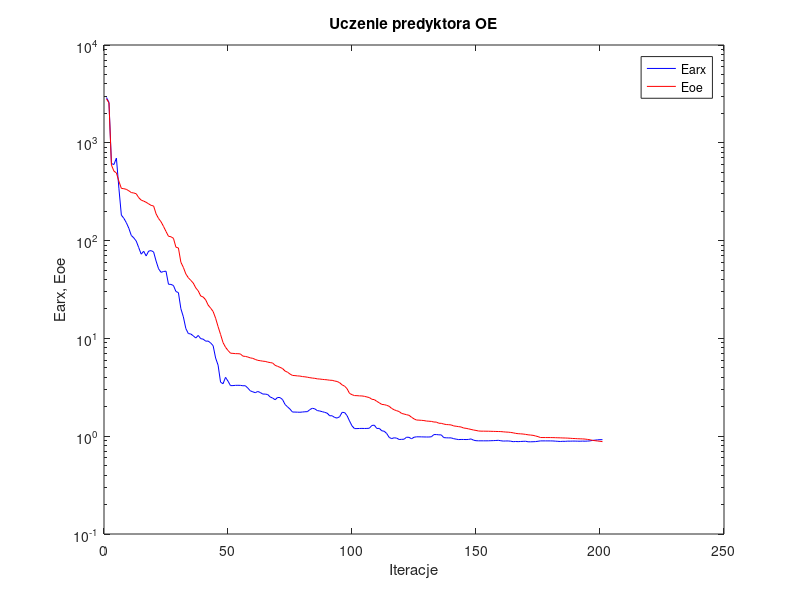
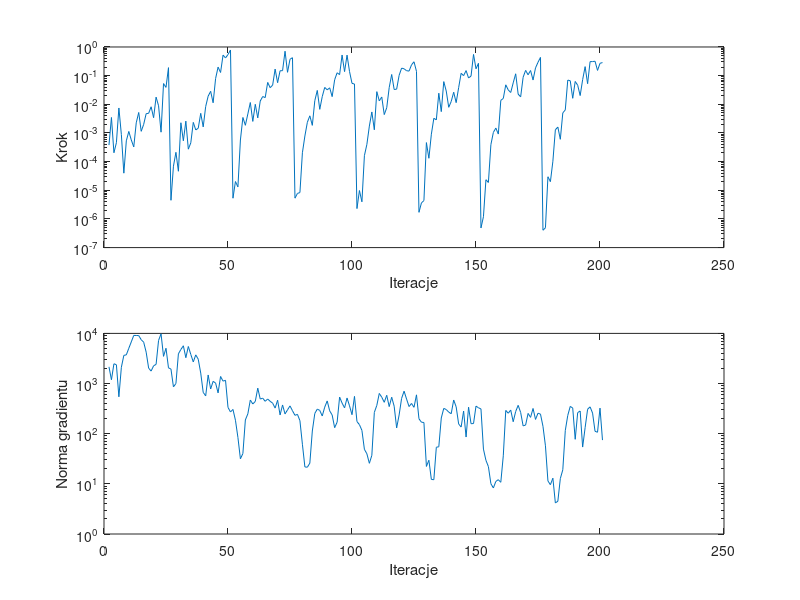

The MATLAB script that drew these images, in order:
%uczenie predyktora oe
clear all;
n=0; farx(n+1)=2.904819e+003; foe(n+1)=2.818201e+003; wspucz(n+1)=0.000000e+000; ng(n+1)=0.000000e+000;
%odnowa zmiennej metryki
n=1; farx(n+1)=2.591493e+003; foe(n+1)=2.555255e+003; krok(n+1)=3.771986e-004; ng(n+1)=2.154342e+003;
n=2; farx(n+1)=6.133141e+002; foe(n+1)=5.925947e+002; krok(n+1)=3.473809e-003; ng(n+1)=1.191183e+003;
n=3; farx(n+1)=5.993921e+002; foe(n+1)=5.135086e+002; krok(n+1)=2.039081e-004; ng(n+1)=2.481167e+003;
n=4; farx(n+1)=6.979276e+002; foe(n+1)=4.918245e+002; krok(n+1)=4.576195e-004; ng(n+1)=2.367465e+003;
n=5; farx(n+1)=3.436137e+002; foe(n+1)=4.045137e+002; krok(n+1)=7.444102e-003; ng(n+1)=5.444459e+002;
n=6; farx(n+1)=1.822032e+002; foe(n+1)=3.420906e+002; krok(n+1)=8.786586e-004; ng(n+1)=2.110076e+003;
n=7; farx(n+1)=1.690459e+002; foe(n+1)=3.393746e+002; krok(n+1)=3.953838e-005; ng(n+1)=3.647633e+003;
n=8; farx(n+1)=1.525992e+002; foe(n+1)=3.342793e+002; krok(n+1)=5.322828e-004; ng(n+1)=3.733562e+003;
n=9; farx(n+1)=1.338954e+002; foe(n+1)=3.231257e+002; krok(n+1)=1.128776e-003; ng(n+1)=5.050824e+003;
n=10; farx(n+1)=1.129211e+002; foe(n+1)=3.099167e+002; krok(n+1)=5.716520e-004; ng(n+1)=6.767710e+003;
n=11; farx(n+1)=1.067383e+002; foe(n+1)=3.069503e+002; krok(n+1)=3.259007e-004; ng(n+1)=9.118259e+003;
n=12; farx(n+1)=9.887206e+001; foe(n+1)=3.011030e+002; krok(n+1)=2.261309e-003; ng(n+1)=9.080565e+003;
n=13; farx(n+1)=8.479759e+001; foe(n+1)=2.747946e+002; krok(n+1)=5.186798e-003; ng(n+1)=9.041660e+003;
n=14; farx(n+1)=7.264385e+001; foe(n+1)=2.594001e+002; krok(n+1)=1.140915e-003; ng(n+1)=7.484090e+003;
n=15; farx(n+1)=7.781520e+001; foe(n+1)=2.533632e+002; krok(n+1)=1.997747e-003; ng(n+1)=6.672656e+003;
n=16; farx(n+1)=6.967858e+001; foe(n+1)=2.464139e+002; krok(n+1)=4.718270e-003; ng(n+1)=4.223836e+003;
n=17; farx(n+1)=7.813690e+001; foe(n+1)=2.375467e+002; krok(n+1)=4.845858e-003; ng(n+1)=2.027149e+003;
n=18; farx(n+1)=7.898271e+001; foe(n+1)=2.291943e+002; krok(n+1)=8.202462e-003; ng(n+1)=1.773106e+003;
n=19; farx(n+1)=7.657233e+001; foe(n+1)=2.259817e+002; krok(n+1)=3.409550e-003; ng(n+1)=2.260242e+003;
n=20; farx(n+1)=6.178056e+001; foe(n+1)=1.877647e+002; krok(n+1)=1.778972e-002; ng(n+1)=2.408471e+003;
n=21; farx(n+1)=5.155253e+001; foe(n+1)=1.682169e+002; krok(n+1)=8.899418e-003; ng(n+1)=7.237962e+003;
n=22; farx(n+1)=4.735791e+001; foe(n+1)=1.558569e+002; krok(n+1)=1.065226e-003; ng(n+1)=9.809624e+003;
n=23; farx(n+1)=4.832273e+001; foe(n+1)=1.396008e+002; krok(n+1)=5.286105e-002; ng(n+1)=3.484601e+003;
n=24; farx(n+1)=4.868705e+001; foe(n+1)=1.240757e+002; krok(n+1)=3.893014e-002; ng(n+1)=5.055235e+003;
n=25; farx(n+1)=3.577667e+001; foe(n+1)=1.107117e+002; krok(n+1)=1.902702e-001; ng(n+1)=2.055636e+003;
%odnowa zmiennej metryki
n=26; farx(n+1)=3.565582e+001; foe(n+1)=1.094977e+002; krok(n+1)=4.479143e-006; ng(n+1)=1.943735e+003;
n=27; farx(n+1)=3.475431e+001; foe(n+1)=1.055803e+002; krok(n+1)=6.937565e-005; ng(n+1)=8.592347e+002;
n=28; farx(n+1)=3.015622e+001; foe(n+1)=8.566954e+001; krok(n+1)=2.111695e-004; ng(n+1)=1.000609e+003;
n=29; farx(n+1)=2.940745e+001; foe(n+1)=8.411899e+001; krok(n+1)=4.614756e-005; ng(n+1)=3.915542e+003;
n=30; farx(n+1)=2.011307e+001; foe(n+1)=6.004486e+001; krok(n+1)=2.269758e-003; ng(n+1)=4.776701e+003;
n=31; farx(n+1)=1.660797e+001; foe(n+1)=5.323521e+001; krok(n+1)=5.333277e-004; ng(n+1)=5.662035e+003;
n=32; farx(n+1)=1.261000e+001; foe(n+1)=4.562031e+001; krok(n+1)=2.586841e-003; ng(n+1)=3.274675e+003;
n=33; farx(n+1)=1.121148e+001; foe(n+1)=4.173395e+001; krok(n+1)=2.720383e-004; ng(n+1)=5.480830e+003;
n=34; farx(n+1)=1.109504e+001; foe(n+1)=3.918929e+001; krok(n+1)=4.532388e-004; ng(n+1)=3.802915e+003;
n=35; farx(n+1)=1.062182e+001; foe(n+1)=3.678351e+001; krok(n+1)=2.339183e-003; ng(n+1)=2.697546e+003;
n=36; farx(n+1)=1.009505e+001; foe(n+1)=3.286201e+001; krok(n+1)=1.273916e-003; ng(n+1)=3.730699e+003;
n=37; farx(n+1)=1.072657e+001; foe(n+1)=3.060637e+001; krok(n+1)=1.464637e-003; ng(n+1)=3.054992e+003;
n=38; farx(n+1)=9.937806e+000; foe(n+1)=2.712061e+001; krok(n+1)=4.845858e-003; ng(n+1)=1.617470e+003;
n=39; farx(n+1)=9.827176e+000; foe(n+1)=2.650210e+001; krok(n+1)=1.629095e-003; ng(n+1)=6.674519e+002;
n=40; farx(n+1)=9.371242e+000; foe(n+1)=2.478289e+001; krok(n+1)=8.378898e-003; ng(n+1)=5.681899e+002;
n=41; farx(n+1)=9.393245e+000; foe(n+1)=2.189616e+001; krok(n+1)=1.927372e-002; ng(n+1)=1.481969e+003;
n=42; farx(n+1)=8.985409e+000; foe(n+1)=2.039268e+001; krok(n+1)=2.839954e-002; ng(n+1)=7.786853e+002;
n=43; farx(n+1)=8.429272e+000; foe(n+1)=1.884121e+001; krok(n+1)=1.131000e-002; ng(n+1)=1.106538e+003;
n=44; farx(n+1)=6.307227e+000; foe(n+1)=1.608797e+001; krok(n+1)=7.964480e-002; ng(n+1)=1.021182e+003;
n=45; farx(n+1)=5.326914e+000; foe(n+1)=1.320282e+001; krok(n+1)=1.981558e-001; ng(n+1)=6.508317e+002;
n=46; farx(n+1)=3.567848e+000; foe(n+1)=1.097598e+001; krok(n+1)=1.288588e-001; ng(n+1)=1.383278e+003;
n=47; farx(n+1)=3.438625e+000; foe(n+1)=9.065263e+000; krok(n+1)=5.189311e-001; ng(n+1)=1.117292e+003;
n=48; farx(n+1)=3.998848e+000; foe(n+1)=8.120160e+000; krok(n+1)=4.144507e-001; ng(n+1)=1.160755e+003;
n=49; farx(n+1)=3.654299e+000; foe(n+1)=7.530240e+000; krok(n+1)=5.450576e-001; ng(n+1)=3.341821e+002;
n=50; farx(n+1)=3.289660e+000; foe(n+1)=7.061876e+000; krok(n+1)=7.847380e-001; ng(n+1)=2.711824e+002;
%odnowa zmiennej metryki
n=51; farx(n+1)=3.291561e+000; foe(n+1)=7.029123e+000; krok(n+1)=5.290441e-006; ng(n+1)=3.046521e+002;
n=52; farx(n+1)=3.311322e+000; foe(n+1)=6.985535e+000; krok(n+1)=2.020969e-005; ng(n+1)=1.855275e+002;
n=53; farx(n+1)=3.315069e+000; foe(n+1)=6.979698e+000; krok(n+1)=1.314101e-005; ng(n+1)=8.402773e+001;
n=54; farx(n+1)=3.310253e+000; foe(n+1)=6.935940e+000; krok(n+1)=5.676782e-004; ng(n+1)=3.159841e+001;
n=55; farx(n+1)=3.279262e+000; foe(n+1)=6.590117e+000; krok(n+1)=3.473809e-003; ng(n+1)=4.018198e+001;
n=56; farx(n+1)=3.282100e+000; foe(n+1)=6.543830e+000; krok(n+1)=1.849821e-003; ng(n+1)=1.881061e+002;
n=57; farx(n+1)=3.102605e+000; foe(n+1)=6.452746e+000; krok(n+1)=4.608763e-003; ng(n+1)=2.489100e+002;
n=58; farx(n+1)=2.910138e+000; foe(n+1)=6.320380e+000; krok(n+1)=1.153579e-002; ng(n+1)=4.682877e+002;
n=59; farx(n+1)=2.842599e+000; foe(n+1)=6.252270e+000; krok(n+1)=2.531421e-003; ng(n+1)=3.912630e+002;
n=60; farx(n+1)=2.786226e+000; foe(n+1)=6.094269e+000; krok(n+1)=1.000091e-002; ng(n+1)=4.396135e+002;
n=61; farx(n+1)=2.866084e+000; foe(n+1)=5.965836e+000; krok(n+1)=3.350038e-003; ng(n+1)=8.097268e+002;
n=62; farx(n+1)=2.799278e+000; foe(n+1)=5.915611e+000; krok(n+1)=1.302239e-002; ng(n+1)=4.908201e+002;
n=63; farx(n+1)=2.697975e+000; foe(n+1)=5.851295e+000; krok(n+1)=1.868912e-002; ng(n+1)=5.105114e+002;
n=64; farx(n+1)=2.695595e+000; foe(n+1)=5.818844e+000; krok(n+1)=1.712902e-002; ng(n+1)=4.426676e+002;
n=65; farx(n+1)=2.668505e+000; foe(n+1)=5.723837e+000; krok(n+1)=5.801457e-002; ng(n+1)=4.915802e+002;
n=66; farx(n+1)=2.520177e+000; foe(n+1)=5.660115e+000; krok(n+1)=3.800897e-002; ng(n+1)=4.424032e+002;
n=67; farx(n+1)=2.454119e+000; foe(n+1)=5.603060e+000; krok(n+1)=4.674985e-002; ng(n+1)=4.062084e+002;
n=68; farx(n+1)=2.360873e+000; foe(n+1)=5.303156e+000; krok(n+1)=1.694093e-001; ng(n+1)=3.241816e+002;
n=69; farx(n+1)=2.491010e+000; foe(n+1)=5.179977e+000; krok(n+1)=5.671128e-002; ng(n+1)=4.651651e+002;
n=70; farx(n+1)=2.481100e+000; foe(n+1)=5.057431e+000; krok(n+1)=1.479948e-001; ng(n+1)=2.365583e+002;
n=71; farx(n+1)=2.368201e+000; foe(n+1)=4.916488e+000; krok(n+1)=1.490721e-001; ng(n+1)=3.740719e+002;
n=72; farx(n+1)=2.111881e+000; foe(n+1)=4.638716e+000; krok(n+1)=7.113726e-001; ng(n+1)=2.478164e+002;
n=73; farx(n+1)=1.996640e+000; foe(n+1)=4.514262e+000; krok(n+1)=1.307960e-001; ng(n+1)=2.988887e+002;
n=74; farx(n+1)=1.891058e+000; foe(n+1)=4.321438e+000; krok(n+1)=3.730916e-001; ng(n+1)=3.580376e+002;
n=75; farx(n+1)=1.766882e+000; foe(n+1)=4.182750e+000; krok(n+1)=4.228235e-001; ng(n+1)=2.870632e+002;
%odnowa zmiennej metryki
n=76; farx(n+1)=1.765232e+000; foe(n+1)=4.164062e+000; krok(n+1)=5.298884e-006; ng(n+1)=2.323727e+002;
n=77; farx(n+1)=1.761045e+000; foe(n+1)=4.135427e+000; krok(n+1)=7.760930e-006; ng(n+1)=2.431319e+002;
n=78; farx(n+1)=1.757214e+000; foe(n+1)=4.120318e+000; krok(n+1)=8.329312e-006; ng(n+1)=1.818569e+002;
n=79; farx(n+1)=1.767472e+000; foe(n+1)=4.072468e+000; krok(n+1)=2.040240e-004; ng(n+1)=6.158916e+001;
n=80; farx(n+1)=1.777787e+000; foe(n+1)=4.048018e+000; krok(n+1)=7.819157e-004; ng(n+1)=2.174284e+001;
n=81; farx(n+1)=1.782091e+000; foe(n+1)=4.011533e+000; krok(n+1)=2.361852e-003; ng(n+1)=2.146415e+001;
n=82; farx(n+1)=1.869745e+000; foe(n+1)=3.966081e+000; krok(n+1)=3.965892e-003; ng(n+1)=2.587748e+001;
n=83; farx(n+1)=1.931323e+000; foe(n+1)=3.931363e+000; krok(n+1)=1.841613e-003; ng(n+1)=1.132024e+002;
n=84; farx(n+1)=1.904274e+000; foe(n+1)=3.906304e+000; krok(n+1)=1.340015e-002; ng(n+1)=2.535694e+002;
n=85; farx(n+1)=1.828408e+000; foe(n+1)=3.858284e+000; krok(n+1)=3.050997e-002; ng(n+1)=3.094793e+002;
n=86; farx(n+1)=1.809747e+000; foe(n+1)=3.841494e+000; krok(n+1)=6.669234e-003; ng(n+1)=2.912922e+002;
n=87; farx(n+1)=1.780998e+000; foe(n+1)=3.813040e+000; krok(n+1)=1.854407e-002; ng(n+1)=2.256684e+002;
n=88; farx(n+1)=1.753281e+000; foe(n+1)=3.790073e+000; krok(n+1)=3.876686e-002; ng(n+1)=3.383630e+002;
n=89; farx(n+1)=1.719925e+000; foe(n+1)=3.771350e+000; krok(n+1)=3.192003e-002; ng(n+1)=4.504693e+002;
n=90; farx(n+1)=1.618111e+000; foe(n+1)=3.737057e+000; krok(n+1)=3.762076e-002; ng(n+1)=2.857508e+002;
n=91; farx(n+1)=1.618123e+000; foe(n+1)=3.726569e+000; krok(n+1)=1.853270e-002; ng(n+1)=2.358083e+002;
n=92; farx(n+1)=1.554046e+000; foe(n+1)=3.667244e+000; krok(n+1)=7.198008e-002; ng(n+1)=1.319293e+002;
n=93; farx(n+1)=1.533191e+000; foe(n+1)=3.626751e+000; krok(n+1)=1.259999e-001; ng(n+1)=1.696399e+002;
n=94; farx(n+1)=1.580750e+000; foe(n+1)=3.526754e+000; krok(n+1)=1.088038e-001; ng(n+1)=5.376735e+002;
n=95; farx(n+1)=1.752942e+000; foe(n+1)=3.350970e+000; krok(n+1)=5.243733e-001; ng(n+1)=4.076825e+002;
n=96; farx(n+1)=1.746977e+000; foe(n+1)=3.251807e+000; krok(n+1)=1.380129e-001; ng(n+1)=3.274033e+002;
n=97; farx(n+1)=1.624488e+000; foe(n+1)=3.061169e+000; krok(n+1)=5.203615e-001; ng(n+1)=5.148676e+002;
n=98; farx(n+1)=1.431389e+000; foe(n+1)=2.739551e+000; krok(n+1)=1.392689e-001; ng(n+1)=3.589570e+002;
n=99; farx(n+1)=1.275978e+000; foe(n+1)=2.658867e+000; krok(n+1)=5.382558e-002; ng(n+1)=2.393233e+002;
n=100; farx(n+1)=1.196047e+000; foe(n+1)=2.602135e+000; krok(n+1)=5.099752e-002; ng(n+1)=5.548092e+002;
%odnowa zmiennej metryki
n=101; farx(n+1)=1.196550e+000; foe(n+1)=2.597990e+000; krok(n+1)=2.296189e-006; ng(n+1)=1.745935e+002;
n=102; farx(n+1)=1.199681e+000; foe(n+1)=2.584860e+000; krok(n+1)=9.808732e-006; ng(n+1)=1.513395e+002;
n=103; farx(n+1)=1.201635e+000; foe(n+1)=2.579886e+000; krok(n+1)=3.959129e-006; ng(n+1)=1.162665e+002;
n=104; farx(n+1)=1.199698e+000; foe(n+1)=2.557233e+000; krok(n+1)=1.614953e-004; ng(n+1)=4.880943e+001;
n=105; farx(n+1)=1.201121e+000; foe(n+1)=2.518125e+000; krok(n+1)=4.005919e-004; ng(n+1)=3.974109e+001;
n=106; farx(n+1)=1.206677e+000; foe(n+1)=2.483827e+000; krok(n+1)=1.742611e-003; ng(n+1)=2.567904e+001;
n=107; farx(n+1)=1.287500e+000; foe(n+1)=2.385840e+000; krok(n+1)=5.414124e-003; ng(n+1)=3.705048e+001;
n=108; farx(n+1)=1.296600e+000; foe(n+1)=2.366271e+000; krok(n+1)=1.291963e-003; ng(n+1)=2.656143e+002;
n=109; farx(n+1)=1.200121e+000; foe(n+1)=2.272321e+000; krok(n+1)=2.764852e-002; ng(n+1)=3.665107e+002;
n=110; farx(n+1)=1.202088e+000; foe(n+1)=2.194920e+000; krok(n+1)=1.321526e-002; ng(n+1)=6.353722e+002;
n=111; farx(n+1)=1.136930e+000; foe(n+1)=2.114218e+000; krok(n+1)=1.797739e-002; ng(n+1)=5.339711e+002;
n=112; farx(n+1)=1.123176e+000; foe(n+1)=2.102036e+000; krok(n+1)=4.375565e-003; ng(n+1)=4.227466e+002;
n=113; farx(n+1)=1.065113e+000; foe(n+1)=2.069245e+000; krok(n+1)=7.566741e-003; ng(n+1)=5.834226e+002;
n=114; farx(n+1)=9.712223e-001; foe(n+1)=2.021511e+000; krok(n+1)=3.836134e-002; ng(n+1)=3.470367e+002;
n=115; farx(n+1)=9.454280e-001; foe(n+1)=1.922491e+000; krok(n+1)=1.096649e-001; ng(n+1)=5.340161e+002;
n=116; farx(n+1)=9.635055e-001; foe(n+1)=1.863027e+000; krok(n+1)=3.281725e-002; ng(n+1)=3.533006e+002;
n=117; farx(n+1)=9.557785e-001; foe(n+1)=1.822662e+000; krok(n+1)=3.377159e-002; ng(n+1)=1.303154e+002;
n=118; farx(n+1)=9.262071e-001; foe(n+1)=1.787019e+000; krok(n+1)=1.024273e-001; ng(n+1)=2.367164e+002;
n=119; farx(n+1)=9.285050e-001; foe(n+1)=1.709501e+000; krok(n+1)=1.827549e-001; ng(n+1)=5.058972e+002;
n=120; farx(n+1)=9.320269e-001; foe(n+1)=1.685417e+000; krok(n+1)=1.732520e-001; ng(n+1)=7.041902e+002;
n=121; farx(n+1)=9.765530e-001; foe(n+1)=1.658619e+000; krok(n+1)=1.487967e-001; ng(n+1)=4.908561e+002;
n=122; farx(n+1)=9.735225e-001; foe(n+1)=1.635879e+000; krok(n+1)=1.441658e-001; ng(n+1)=3.479395e+002;
n=123; farx(n+1)=9.411190e-001; foe(n+1)=1.562673e+000; krok(n+1)=2.378132e-001; ng(n+1)=4.004966e+002;
n=124; farx(n+1)=9.756016e-001; foe(n+1)=1.503985e+000; krok(n+1)=3.050693e-001; ng(n+1)=3.359011e+002;
n=125; farx(n+1)=9.858109e-001; foe(n+1)=1.463922e+000; krok(n+1)=1.409038e-001; ng(n+1)=5.954350e+002;
%odnowa zmiennej metryki
n=126; farx(n+1)=9.855715e-001; foe(n+1)=1.459436e+000; krok(n+1)=1.700350e-006; ng(n+1)=1.981767e+002;
n=127; farx(n+1)=9.844392e-001; foe(n+1)=1.453486e+000; krok(n+1)=3.632716e-006; ng(n+1)=1.693921e+002;
n=128; farx(n+1)=9.826451e-001; foe(n+1)=1.445420e+000; krok(n+1)=4.373484e-006; ng(n+1)=1.672456e+002;
n=129; farx(n+1)=9.816191e-001; foe(n+1)=1.429110e+000; krok(n+1)=4.616173e-004; ng(n+1)=2.222709e+001;
n=130; farx(n+1)=9.813997e-001; foe(n+1)=1.422695e+000; krok(n+1)=1.309203e-004; ng(n+1)=2.957560e+001;
n=131; farx(n+1)=9.865337e-001; foe(n+1)=1.416792e+000; krok(n+1)=9.064776e-004; ng(n+1)=1.224803e+001;
n=132; farx(n+1)=1.038285e+000; foe(n+1)=1.396529e+000; krok(n+1)=3.255599e-003; ng(n+1)=1.208973e+001;
n=133; farx(n+1)=1.039545e+000; foe(n+1)=1.394285e+000; krok(n+1)=2.855545e-003; ng(n+1)=5.371845e+001;
n=134; farx(n+1)=1.033079e+000; foe(n+1)=1.357184e+000; krok(n+1)=2.439969e-002; ng(n+1)=5.487176e+001;
n=135; farx(n+1)=1.031141e+000; foe(n+1)=1.353855e+000; krok(n+1)=5.557598e-003; ng(n+1)=2.058662e+002;
n=136; farx(n+1)=9.673760e-001; foe(n+1)=1.331491e+000; krok(n+1)=6.191270e-002; ng(n+1)=3.195359e+002;
n=137; farx(n+1)=9.629171e-001; foe(n+1)=1.316065e+000; krok(n+1)=2.900728e-002; ng(n+1)=3.032238e+002;
n=138; farx(n+1)=9.613784e-001; foe(n+1)=1.311476e+000; krok(n+1)=7.860345e-003; ng(n+1)=2.695859e+002;
n=139; farx(n+1)=9.612590e-001; foe(n+1)=1.303686e+000; krok(n+1)=1.254988e-002; ng(n+1)=2.499598e+002;
n=140; farx(n+1)=9.433952e-001; foe(n+1)=1.274169e+000; krok(n+1)=2.642647e-002; ng(n+1)=4.700924e+002;
n=141; farx(n+1)=9.328891e-001; foe(n+1)=1.264172e+000; krok(n+1)=1.142218e-002; ng(n+1)=3.436014e+002;
n=142; farx(n+1)=9.236790e-001; foe(n+1)=1.252188e+000; krok(n+1)=3.809820e-002; ng(n+1)=1.564915e+002;
n=143; farx(n+1)=9.263136e-001; foe(n+1)=1.242316e+000; krok(n+1)=1.204927e-001; ng(n+1)=1.357806e+002;
n=144; farx(n+1)=9.257253e-001; foe(n+1)=1.212906e+000; krok(n+1)=1.000852e-001; ng(n+1)=2.832762e+002;
n=145; farx(n+1)=9.244135e-001; foe(n+1)=1.203640e+000; krok(n+1)=1.500565e-001; ng(n+1)=8.580413e+001;
n=146; farx(n+1)=9.270954e-001; foe(n+1)=1.188617e+000; krok(n+1)=8.268560e-002; ng(n+1)=3.376710e+002;
n=147; farx(n+1)=9.380907e-001; foe(n+1)=1.172817e+000; krok(n+1)=9.704432e-002; ng(n+1)=1.581249e+002;
n=148; farx(n+1)=9.111310e-001; foe(n+1)=1.156737e+000; krok(n+1)=5.491644e-001; ng(n+1)=1.595002e+002;
n=149; farx(n+1)=8.996625e-001; foe(n+1)=1.145559e+000; krok(n+1)=1.738735e-001; ng(n+1)=3.547660e+002;
n=150; farx(n+1)=8.971022e-001; foe(n+1)=1.130656e+000; krok(n+1)=2.696528e-001; ng(n+1)=3.284782e+002;
%odnowa zmiennej metryki
n=151; farx(n+1)=8.971046e-001; foe(n+1)=1.126416e+000; krok(n+1)=4.841435e-007; ng(n+1)=3.116927e+002;
n=152; farx(n+1)=8.970644e-001; foe(n+1)=1.126177e+000; krok(n+1)=1.193633e-006; ng(n+1)=4.930041e+001;
n=153; farx(n+1)=8.969005e-001; foe(n+1)=1.125053e+000; krok(n+1)=2.336289e-005; ng(n+1)=2.951920e+001;
n=154; farx(n+1)=8.972988e-001; foe(n+1)=1.124507e+000; krok(n+1)=1.873112e-005; ng(n+1)=2.204950e+001;
n=155; farx(n+1)=8.992498e-001; foe(n+1)=1.122351e+000; krok(n+1)=3.902677e-004; ng(n+1)=1.007156e+001;
n=156; farx(n+1)=9.012078e-001; foe(n+1)=1.120392e+000; krok(n+1)=1.047905e-003; ng(n+1)=8.268927e+000;
n=157; farx(n+1)=9.040152e-001; foe(n+1)=1.118318e+000; krok(n+1)=1.481195e-003; ng(n+1)=1.118749e+001;
n=158; farx(n+1)=9.079942e-001; foe(n+1)=1.116585e+000; krok(n+1)=9.143281e-004; ng(n+1)=1.209685e+001;
n=159; farx(n+1)=8.987593e-001; foe(n+1)=1.114990e+000; krok(n+1)=1.378623e-002; ng(n+1)=1.074632e+001;
n=160; farx(n+1)=8.919295e-001; foe(n+1)=1.108982e+000; krok(n+1)=1.596372e-002; ng(n+1)=3.623505e+001;
n=161; farx(n+1)=8.937705e-001; foe(n+1)=1.103052e+000; krok(n+1)=4.784719e-002; ng(n+1)=2.909798e+002;
n=162; farx(n+1)=8.939402e-001; foe(n+1)=1.099788e+000; krok(n+1)=3.172714e-002; ng(n+1)=2.561240e+002;
n=163; farx(n+1)=8.893189e-001; foe(n+1)=1.092729e+000; krok(n+1)=2.580064e-002; ng(n+1)=2.958998e+002;
n=164; farx(n+1)=8.792757e-001; foe(n+1)=1.082772e+000; krok(n+1)=5.606295e-002; ng(n+1)=1.733067e+002;
n=165; farx(n+1)=8.829542e-001; foe(n+1)=1.069105e+000; krok(n+1)=1.160291e-001; ng(n+1)=2.775147e+002;
n=166; farx(n+1)=8.798744e-001; foe(n+1)=1.060972e+000; krok(n+1)=2.258989e-002; ng(n+1)=3.676175e+002;
n=167; farx(n+1)=8.832709e-001; foe(n+1)=1.057362e+000; krok(n+1)=1.819302e-002; ng(n+1)=2.657400e+002;
n=168; farx(n+1)=8.861270e-001; foe(n+1)=1.052395e+000; krok(n+1)=8.776600e-002; ng(n+1)=1.431517e+002;
n=169; farx(n+1)=8.878872e-001; foe(n+1)=1.043608e+000; krok(n+1)=1.525604e-001; ng(n+1)=1.485979e+002;
n=170; farx(n+1)=8.768065e-001; foe(n+1)=1.033499e+000; krok(n+1)=1.071906e-001; ng(n+1)=2.537433e+002;
n=171; farx(n+1)=8.767209e-001; foe(n+1)=1.027580e+000; krok(n+1)=1.510272e-001; ng(n+1)=2.116171e+002;
n=172; farx(n+1)=8.780329e-001; foe(n+1)=1.020473e+000; krok(n+1)=7.039776e-002; ng(n+1)=3.185948e+002;
n=173; farx(n+1)=8.808866e-001; foe(n+1)=1.005815e+000; krok(n+1)=1.865458e-001; ng(n+1)=1.926217e+002;
n=174; farx(n+1)=8.878258e-001; foe(n+1)=9.904696e-001; krok(n+1)=2.920744e-001; ng(n+1)=2.561793e+002;
n=175; farx(n+1)=8.954935e-001; foe(n+1)=9.695520e-001; krok(n+1)=4.324752e-001; ng(n+1)=2.455004e+002;
%odnowa zmiennej metryki
n=176; farx(n+1)=8.954685e-001; foe(n+1)=9.688525e-001; krok(n+1)=4.033308e-007; ng(n+1)=1.405689e+002;
n=177; farx(n+1)=8.954481e-001; foe(n+1)=9.687470e-001; krok(n+1)=4.915571e-007; ng(n+1)=5.738342e+001;
n=178; farx(n+1)=8.952941e-001; foe(n+1)=9.684866e-001; krok(n+1)=2.963075e-005; ng(n+1)=1.143328e+001;
n=179; farx(n+1)=8.952802e-001; foe(n+1)=9.683404e-001; krok(n+1)=1.999909e-005; ng(n+1)=9.613384e+000;
n=180; farx(n+1)=8.941662e-001; foe(n+1)=9.672823e-001; krok(n+1)=1.032442e-004; ng(n+1)=1.297346e+001;
n=181; farx(n+1)=8.902069e-001; foe(n+1)=9.656413e-001; krok(n+1)=1.291963e-003; ng(n+1)=4.159486e+000;
n=182; farx(n+1)=8.865478e-001; foe(n+1)=9.636980e-001; krok(n+1)=1.604967e-003; ng(n+1)=4.501312e+000;
n=183; farx(n+1)=8.832603e-001; foe(n+1)=9.622153e-001; krok(n+1)=6.008581e-004; ng(n+1)=1.273261e+001;
n=184; farx(n+1)=8.868680e-001; foe(n+1)=9.597300e-001; krok(n+1)=5.003630e-003; ng(n+1)=1.909468e+001;
n=185; farx(n+1)=8.859917e-001; foe(n+1)=9.582009e-001; krok(n+1)=6.374691e-003; ng(n+1)=1.153348e+002;
n=186; farx(n+1)=8.906396e-001; foe(n+1)=9.558647e-001; krok(n+1)=6.995615e-002; ng(n+1)=2.315446e+002;
n=187; farx(n+1)=8.895868e-001; foe(n+1)=9.521778e-001; krok(n+1)=6.640781e-002; ng(n+1)=3.502052e+002;
n=188; farx(n+1)=8.915484e-001; foe(n+1)=9.480758e-001; krok(n+1)=1.620620e-002; ng(n+1)=3.242783e+002;
n=189; farx(n+1)=8.910149e-001; foe(n+1)=9.459411e-001; krok(n+1)=6.269998e-002; ng(n+1)=7.731201e+001;
n=190; farx(n+1)=8.894000e-001; foe(n+1)=9.420754e-001; krok(n+1)=4.633705e-002; ng(n+1)=2.636920e+002;
n=191; farx(n+1)=8.886283e-001; foe(n+1)=9.401422e-001; krok(n+1)=2.015462e-002; ng(n+1)=2.836431e+002;
n=192; farx(n+1)=8.911095e-001; foe(n+1)=9.385696e-001; krok(n+1)=7.233428e-002; ng(n+1)=5.414328e+001;
n=193; farx(n+1)=8.892401e-001; foe(n+1)=9.342424e-001; krok(n+1)=2.064051e-001; ng(n+1)=1.321192e+002;
n=194; farx(n+1)=8.919752e-001; foe(n+1)=9.270556e-001; krok(n+1)=5.235740e-002; ng(n+1)=3.073025e+002;
n=195; farx(n+1)=8.960879e-001; foe(n+1)=9.190624e-001; krok(n+1)=3.077853e-001; ng(n+1)=3.430709e+002;
n=196; farx(n+1)=9.064609e-001; foe(n+1)=9.058590e-001; krok(n+1)=3.098762e-001; ng(n+1)=2.577163e+002;
n=197; farx(n+1)=9.114411e-001; foe(n+1)=9.002965e-001; krok(n+1)=3.180725e-001; ng(n+1)=1.117017e+002;
n=198; farx(n+1)=9.178781e-001; foe(n+1)=8.933263e-001; krok(n+1)=1.522124e-001; ng(n+1)=1.068600e+002;
n=199; farx(n+1)=9.217753e-001; foe(n+1)=8.873013e-001; krok(n+1)=2.693452e-001; ng(n+1)=3.235698e+002;
n=200; farx(n+1)=9.213973e-001; foe(n+1)=8.799628e-001; krok(n+1)=2.857025e-001; ng(n+1)=7.454290e+001;

figure; semilogy(farx,'b'); hold on; semilogy(foe,'r'); xlabel('Iteracje'); ylabel('Earx, Eoe'); legend('Earx','Eoe'); title('Uczenie predyktora OE');
figure; subplot(2,1,1); semilogy(krok); xlabel('Iteracje'); ylabel('Krok');
subplot(2,1,2); semilogy(ng); xlabel('Iteracje'); ylabel('Norma gradientu');
Earx=farx(n+1)
Eoe=foe(n+1)
